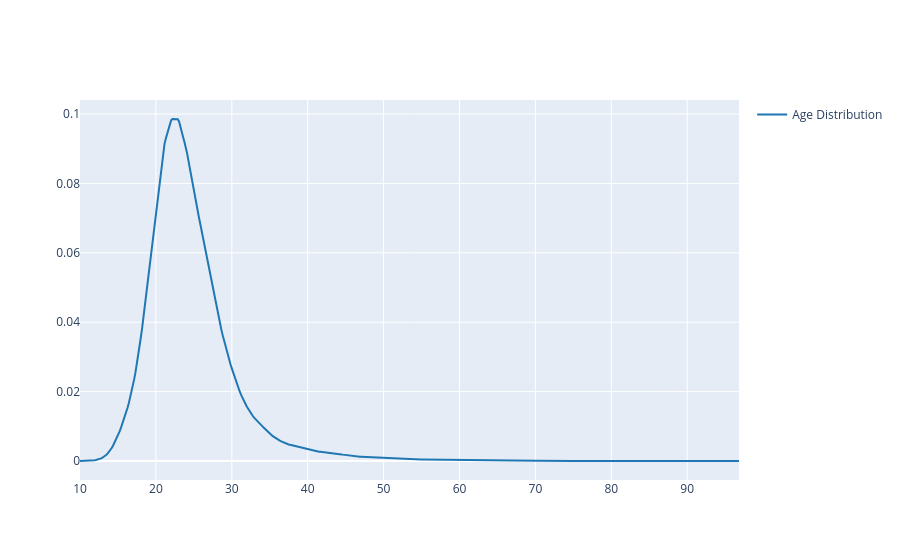

This figure's notebook cell:
### Code cell
fig = ff.create_distplot([x1], ["Age Distribution"], show_hist=False, show_rug=False)
fig.show()

### Figure 1 — Plotly figure (JSON) as saved in the notebook; plotly's stock layout.template omitted (floating-point values rounded to 4 significant figures; data arrays with more than 128 entries replaced by an {"elided": "..."} marker saying what was removed)
{"data": [{"legendgroup": "Age Distribution", "marker": {"color": "rgb(31, 119, 180)"}, "mode": "lines", "name": "Age Distribution", "showlegend": true, "type": "scatter", "x": {"elided": "500 float values"}, "xaxis": "x", "y": {"elided": "500 float values"}, "yaxis": "y"}], "layout": {"barmode": "overlay", "hovermode": "closest", "legend": {"traceorder": "reversed"}, "xaxis": {"anchor": "y2", "domain": [0, 1], "zeroline": false}, "yaxis": {"anchor": "free", "domain": [0, 1], "position": 0}}}
